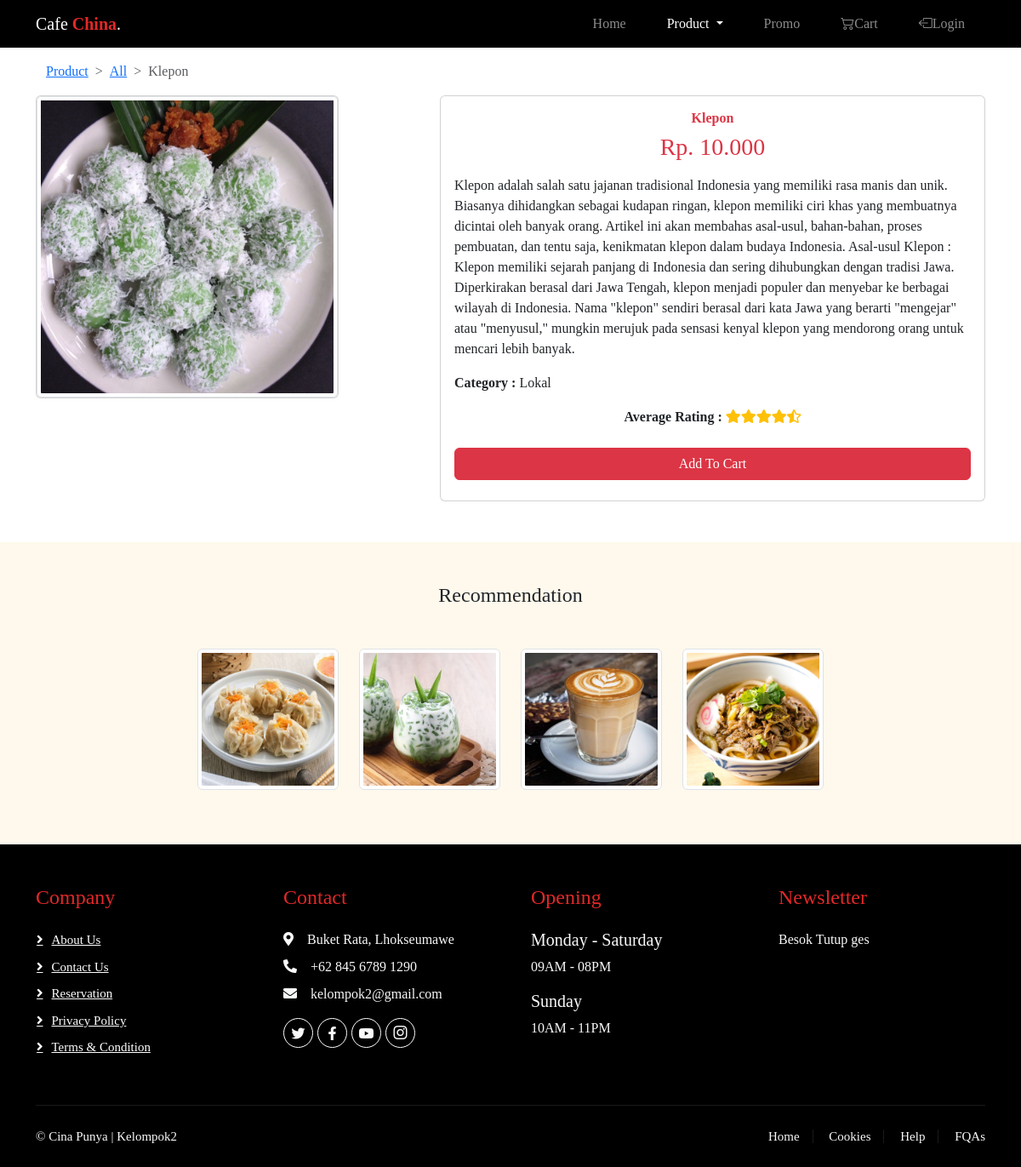
The app's page /pages/detail_produk.php (signed in) with its own data.
### tables this page shows
CREATE TABLE `products` (
  `product_id` int NOT NULL,
  `product_name` varchar(255) DEFAULT NULL,
  `imagePath` varchar(255) NOT NULL,
  `category` varchar(50) DEFAULT NULL,
  `price` decimal(10,2) DEFAULT NULL,
  `description` text,
  `country_origin` varchar(50) NOT NULL
);

### pages/detail_produk.php (the view, shortened to what this page needs)
<?php
include "../includes/koneksi.php";
$productID = isset($_GET['id']) ? $_GET['id'] : 1;
$sql = "SELECT * FROM products WHERE product_id = $productID";
$result = mysqli_query($conn, $sql);
if ($result) {
    $productData = mysqli_fetch_assoc($result);
} else {
    echo "Error: " . $sql . "<br>" . mysqli_error($conn);
}
?>
<!DOCTYPE html>
<html lang="en">
<head>
    <link href="https://cdnjs.cloudflare.com/ajax/libs/font-awesome/5.10.0/css/all.min.css" rel="stylesheet" />
    <link href="https://cdn.jsdelivr.net/npm/bootstrap-icons@1.4.1/font/bootstrap-icons.css" rel="stylesheet" />
    <link href="https://cdn.jsdelivr.net/npm/bootstrap@5.3.0-alpha2/dist/css/bootstrap.min.css" rel="stylesheet"
 />
    <link rel="stylesheet" href="https://cdn.jsdelivr.net/npm/bootstrap-icons@1.10.3/font/bootstrap-icons.css" />
    <link rel="stylesheet" href="../assets/css/style.css" />
    <link rel="stylesheet" href="../assets/css/lightbox.min.css" />
    <link rel="stylesheet" href="https://cdn.jsdelivr.net/npm/aos@2.3.4/dist/aos.css" />
</head>
<body>
    <nav class="navbar navbar-expand-lg navbar-dark bg-black">
        <div class="container">
            <div class="collapse navbar-collapse" id="navbarNav">
                <a class="navbar-brand" href="#">Cafe<span> China</span>.</a>
                <ul class="navbar-nav ms-auto d-flex gap-3">
                    <li class="nav-item me-3">
                        <a class="nav-link" aria-current="page" href="../index.php">Home</a>
                    </li>
                    <li class="nav-item dropdown me-3">
                        <a class="nav-link dropdown-toggle active" href="#" id="navbarDropdown" role="button"
                            data-bs-toggle="dropdown" aria-expanded="false">
                            Product
                        </a>
                    </li>
                    <li class="nav-item me-3">
                        <a class="nav-link" href="promo.php">Promo</a>
                    </li>
                    <li class="nav-item me-3">
                        <a class="nav-link" href="keranjang.php" tabindex="-1" aria-disabled="true"><i
                                class="bi bi-cart2"></i>Cart</a>
                    </li>
                    <li class="nav-item me-3">
                        <a class="nav-link" href="../logout.php" tabindex="-1" aria-disabled="true"><i
                                class="bi bi-box-arrow-left"></i>Login</a>
                    </li>
                </ul>
            </div>
        </div>
    </nav>
    <div class="container">
        <div class="container pt-3 pd-1">
            <nav style="--bs-breadcrumb-divider: '>'" aria-label="breadcrumb">
                <ol class="breadcrumb">
                    <li class="breadcrumb-item">
                        <a href="produk.php">Product</a>
                    </li>
                    <li class="breadcrumb-item"><a href="#">All</a></li>
                    <li class="breadcrumb-item active">
                        <?php echo $productData['product_name']; ?>
                    </li>
                </ol>
            </nav>
        </div>
        <div class="row mb-5">
            <div class="col-md-5 col-lg-4">
                <div class="card">
                    <a href="<?php echo $productData['imagePath']; ?>" data-lightbox="products"
                        data-title="<?php echo $productData['product_name']; ?>">
                        <img src="<?php echo $productData['imagePath']; ?>" class="card-img-top img-thumbnail"
                            alt="404" />
                    </a>
                </div>
            </div>
            <div class="col-md-6 offset-md-1 col-lg-7 offset-lg-1">
                <div class="card">
                    <div class="card-body">
                        <h2 class="card-title text-center text-danger">
                            <strong>
                                <?php echo $productData['product_name']; ?>
                            </strong>
                        </h2>
                        <h3 class="text-center text-danger mb-3">Rp.
                            <?php echo number_format($productData['price'], 0, ',', '.'); ?>
                        </h3>
                        <p>
                            <?php echo $productData['description']; ?>
                        </p>
                        <p><strong>Category : </strong>
                            <?php echo $productData['country_origin']; ?>
                        </p>
                        <?php
                        function displayStarRating($rating)
                        {
                            $fullStar = floor($rating);
                            $halfStar = ceil($rating - $fullStar);
                            for ($i = 0; $i < $fullStar; $i++) {
                                echo '<span class="fa fa-star text-warning"></span>';
                            }
                            if ($halfStar > 0) {
                                echo '<span class="fa fa-star-half-alt text-warning"></span>';
                            }
                        }
                        ?>
                        <?php
                        if (isset($productData) && is_array($productData) && !empty($productData)) {
                            $product_id = $productData['product_id'];
                            $sql = "SELECT AVG(rating) AS average_rating FROM comments WHERE product_id = $product_id";
                            $result = $conn->query($sql);
                            if ($result->num_rows > 0) {
                                $row = $result->fetch_assoc();
                                $average_rating = $row['average_rating'];
                                if ($average_rating !== null) {
                                    echo '<div class="text-center mb-3">';
                                    echo '    <strong>Average Rating : ';
                                    displayStarRating($average_rating);
                                    echo '    </strong>';
                                    echo '</div>';
                                } else {
                                    echo '<div class="text-center mb-3">';
                                    echo '    <strong>No ratings yet.</strong>';
                                    echo '</div>';
                                }
                            } else {
                                echo '<div class="text-center mb-3">';
                                echo '    <strong>No ratings yet.</strong>';
                                echo '</div>';
                            }
                        } else {
                            echo '<div class="text-center mb-3">';
                            echo '    <strong>Product data not available.</strong>';
                            echo '</div>';
                        }
                        ?>
                        <button type="button" class="w-100 btn btn-danger px-5 mt-2 mb-2" data-bs-toggle="modal"
                            data-bs-target="#exampleModal">
                            Add To Cart
                        </button>
                    </div>
                </div>
            </div>
        </div>
    </div>
    <div data-aos="fade-in" data-aos-anchor-placement="center-center" class="container-fluid py-5 mt-5"
        style="background-color: #fef9ec">
        <div class="container">
            <h4 class="text-center mb-5">Recommendation</h4>
            <div class="row justify-content-center">
                <div class="col-6 col-sm-6 col-md-3 col-lg-2 mb-3" data-aos="fade-up"
                    data-aos-anchor-placement="center-center">
                    <a href="detail_1.html">
                        <img src="../assets/images/Chinese/Dim Sum1.jpg" class="img-fluid img-thumbnail" alt="404" />
                    </a>
                </div>
                <div class="col-6 col-sm-6 col-md-3 col-lg-2 mb-3" data-aos="fade-up"
                    data-aos-anchor-placement="center-center">
                    <a href="detail_1.html">
                        <img src="../assets/images/Lokal/Es Cendol 1.jpg" class="img-fluid img-thumbnail" alt="404" />
                    </a>
                </div>
                <div class="col-6 col-sm-6 col-md-3 col-lg-2 mb-3" data-aos="fade-up"
                    data-aos-anchor-placement="center-center">
                    <a href="detail_1.html">
                        <img src="../assets/images/Western/Flat White (Square).jpg" class="img-fluid img-thumbnail"
                            alt="404" />
                    </a>
                </div>
                <div class="col-6 col-sm-6 col-md-3 col-lg-2 mb-3" data-aos="fade-up"
                    data-aos-anchor-placement="center-center">
                    <a href="detail_1.html">
                        <img src="../assets/images/Japanese/Niku Udon.jpg" class="img-fluid img-thumbnail" alt="404" />
                    </a>
                </div>
            </div>
        </div>
    </div>
    <div class="container-fluid bg-black footer text-light" data-aos="fade-in"
        data-aos-anchor-placement="center-center">
        <div class="container py-5">
            <div class="row g-5">
                <div class="col-lg-3 col-md-6">
                    <h4 class="text-start section-judul mb-4">Company</h4>
                    <a class="btn btn-link" href="about_us.php">About Us</a>
                    <a class="btn btn-link" href="">Contact Us</a>
                    <a class="btn btn-link" href="">Reservation</a>
                    <a class="btn btn-link" href="">Privacy Policy</a>
                    <a class="btn btn-link" href="">Terms & Condition</a>
                </div>
                <div class="col-lg-3 col-md-6">
                    <h4 class="text-start section-judul mb-4">Contact</h4>
                    <p class="mb-2">
                        <i class="fa fa-map-marker-alt me-3"></i>Buket Rata, Lhokseumawe
                    </p>
                    <p class="mb-2">
                        <i class="fa fa-phone-alt me-3"></i>+62 845 6789 1290
                    </p>
                    <p class="mb-2">
                        <i class="fa fa-envelope me-3"></i>kelompok2@gmail.com
                    </p>
                    <div class="d-flex pt-2">
                        <a class="btn btn-outline-light btn-social" href="#"><i class="fab fa-twitter"></i></a>
                        <a class="btn btn-outline-light btn-social"
                            href="https://www.facebook.com/profile.php?id=100009281760851"><i
                                class="fab fa-facebook-f"></i></a>
                        <a class="btn btn-outline-light btn-social"
                            href="https://www.youtube.com/channel/UC8NhEuvVu0tQHqpRHKP6rnw"><i
                                class="fab fa-youtube"></i></a>
                        <a class="btn btn-outline-light btn-social"
                            href="https://www.instagram.com/ramadhan_agung_/?hl=en"><i class="bi bi-instagram"></i></a>
                    </div>
                </div>
                <div class="col-lg-3 col-md-6">
                    <h4 class="section-judul text-start mb-4">Opening</h4>
                    <h5 class="text-light">Monday - Saturday</h5>
                    <p>09AM - 08PM</p>
                    <h5 class="text-light">Sunday</h5>
                    <p>10AM - 11PM</p>
                </div>
                <div class="col-lg-3 col-md-6">
                    <h4 class="section-judul text-start mb-4">Newsletter</h4>
                    <p>Besok Tutup ges</p>
                </div>
            </div>
        </div>
        <div class="container">
            <div class="copyright">
                <div class="row">
                    <div class="col-md-6 text-center text-md-start mb-3 mb-md-0">
                        &copy;
                        <a class="text-light" style="text-decoration: none" href="#">Cina Punya</a>
                        | Kelompok2
                    </div>
                    <div class="col-md-6 text-center text-md-end">
                        <div class="footer-menu">
                            <a class="" href="#">Home</a>
                            <a class="" href="">Cookies</a>
                            <a class="" href="">Help</a>
                            <a class="" href="">FQAs</a>
                        </div>
                    </div>
                </div>
            </div>
        </div>
    </div>
</body>
</html>

### assets/css/style.css (style rules this page uses)
body { font-family: cursive, "Trebuchet MS", "Lucida Sans Unicode", "Lucida Grande", "Lucida"; }
a span { color: rgb(226, 40, 40); font-weight: bolder; }
.card-title { font-size: medium; font-weight: bolder; }
.footer-menu a { text-decoration: none; color: #fff; }
.footer .btn.btn-link { display: block; margin-bottom: 7px; padding: 0; text-align: left; color: #ffffff; font-size: 15px; font-weight: normal; text-transform: capitalize; transition: 0.3s; }
.footer .btn.btn-link::before { position: relative; content: "\f105"; font-family: "Font Awesome 5 Free"; font-weight: 900; margin-right: 10px; }
.section-judul { color: rgb(226, 40, 40); }
.footer .btn.btn-social { margin-right: 5px; width: 35px; height: 35px; display: flex; align-items: center; justify-content: center; border: 1px solid #ffffff; border-radius: 35px; transition: 0.3s; }
.footer .copyright { padding: 25px 0; font-size: 15px; border-top: 1px solid rgba(256, 256, 256, 0.1); }
.footer .footer-menu a { margin-right: 15px; padding-right: 15px; border-right: 1px solid rgba(255, 255, 255, 0.1); }
.footer .footer-menu a:last-child { margin-right: 0; padding-right: 0; border-right: none; }
.footer .copyright a { color: var(--light); }

### records on screen
products: product_name "Klepon", imagePath (picture), price "10.000", description "Klepon adalah salah satu jajanan tradisional Indonesia yang memiliki rasa manis dan unik. Biasanya dihidangkan sebagai kudapan ringan, klepon memiliki ciri khas yang membuatnya dicintai oleh banyak orang. Artikel ini akan membahas asal-usul, bahan-bahan, proses pembuatan, dan tentu saja, kenikmatan klepon dalam budaya Indonesia. Asal-usul Klepon : Klepon memiliki sejarah panjang di Indonesia dan sering dihubungkan dengan tradisi Jawa. Diperkirakan berasal dari Jawa Tengah, klepon menjadi populer dan menyebar ke berbagai wilayah di Indonesia. Nama \"klepon\" sendiri berasal dari kata Jawa yang berarti \"mengejar\" atau \"menyusul,\" mungkin merujuk pada sensasi kenyal klepon yang mendorong orang…", country_origin "Lokal"
